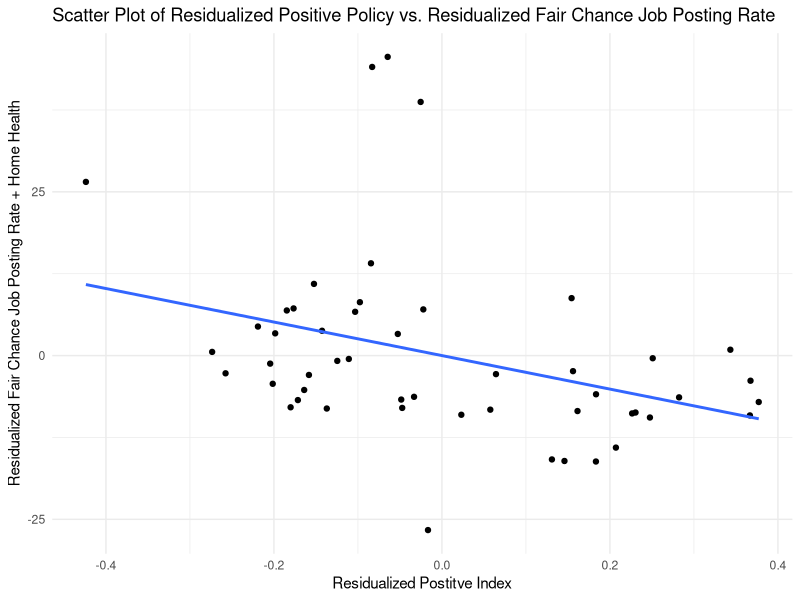
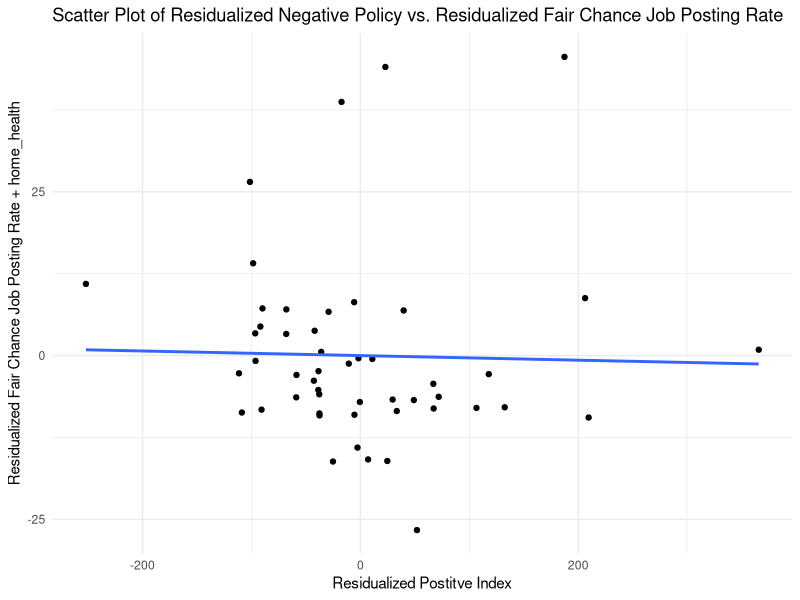

Write the R code that produced these figures, in order.
## ---- chunk 1

library(ggplot2)

# Set parameter to overwrite plots
overwrite_plots = FALSE

# Read in data: get 
pol_indices <- read.csv("regression.csv")
employment_data <- read.csv("wide_complete_industry.csv")
control_data <- read.csv("control_indices.csv")
employ_z_scores <- read.csv("employment_z_scores.csv")
indiv_pol_data <- read.csv("../Policy/PositiveIndex.csv")
indiv_pol_data <- indiv_pol_data[1:50, ]

## ---- chunk 2
# Run a linear model for fair_chance_rate vs the 5 types of control_data
lm_fairchance_controls <- lm(employment_data$avg_home_health ~ control_data$macroeconomy + control_data$socioeconomics + control_data$politics + control_data$diversity + employ_z_scores$edu_employment_z)

# Save the residuals of the model to employment_data$fair_chance_rate_residuals
employment_data$home_health_residuals <- residuals(lm_fairchance_controls)

# Print the summary of the linear model
summary(lm_fairchance_controls)

# Run a linear model for the total positive index vs the 5 types of control_data
lm_model_pos_index <- lm(pol_indices$tot_pos_index ~ control_data$macroeconomy + control_data$socioeconomics + control_data$politics + control_data$diversity + employ_z_scores$edu_employment_z)

# Save the residuals of the model to regression_data$tot_pos_index_residuals
pol_indices$pos_index_residuals <- residuals(lm_model_pos_index)

# Print the summary of the linear model
summary(lm_model_pos_index)

## ---- chunk 3
# Scatter plot of residualized positive policy vs. residualized fair chance job posting rate
plot_residual_pos_vs_fairchance <- ggplot(data = data.frame(y = employment_data$home_health_residuals, x = pol_indices$pos_index_residuals)) +
  geom_point(aes(x = x, y = y)) +
  geom_smooth(aes(x = x, y = y), method="lm", se=FALSE)+
  labs(
    title = "Scatter Plot of Residualized Positive Policy vs. Residualized Fair Chance Job Posting Rate",
    y = "Residualized Fair Chance Job Posting Rate + Home Health",
    x = "Residualized Postitve Index"
  ) +
  theme_minimal()
if (overwrite_plots) {
  pdf("plot_residual_pos_vs_fairchance.pdf")
  print(plot_residual_pos_vs_fairchance)
  dev.off()
}
print(plot_residual_pos_vs_fairchance)
## ---- chunk 4
# Create binary variables for "above or below average" for each measure (Positive Policy Index)
policy_above_avg_pos <- ifelse(pol_indices$pos_index_residuals > 0, "Above Avg", "Below Avg")
employment_above_avg <- ifelse(employment_data$home_health_residuals > 0, "Above Avg", "Below Avg")

# Create a contingency table based on the two categorical variables (Positive Policy Index)
contingency_table_pos <- table(policy_above_avg_pos, employment_above_avg)

# Print the contingency table (Positive Policy Index)
print(contingency_table_pos)

# Run the chi-square test of independence (Positive Policy Index)
chi_squared_result_pos <- chisq.test(contingency_table_pos)

# Print the test result (Positive Policy Index)
print(chi_squared_result_pos)
## ---- chunk 5

# Run a linear model for the total positive index vs the 5 types of control_data
lm_model_neg_index <- lm(pol_indices$neg_combo_index ~ control_data$macroeconomy + control_data$socioeconomics + control_data$politics + control_data$diversity + employ_z_scores$edu_employment_z)

# Save the residuals of the model to regression_data$tot_pos_index_residuals
pol_indices$neg_index_residuals <- residuals(lm_model_neg_index)

# Print the summary of the linear model
summary(lm_model_neg_index)

## ---- chunk 6
# Scatter plot of residualized positive policy vs. residualized fair chance job posting rate
plot_residual_neg_vs_fairchance <- ggplot(data = data.frame(y = employment_data$home_health_residuals, x = pol_indices$neg_index_residuals)) +
  geom_point(aes(x = x, y = y)) +
  geom_smooth(aes(x = x, y = y), method="lm", se=FALSE)+
  labs(
    title = "Scatter Plot of Residualized Negative Policy vs. Residualized Fair Chance Job Posting Rate",
    y = "Residualized Fair Chance Job Posting Rate + home_health",
    x = "Residualized Postitve Index"
  ) +
  theme_minimal()
if (overwrite_plots) {
  pdf("plot_residual_neg_vs_fairchance.pdf")
  print(plot_residual_neg_vs_fairchance)
  dev.off()
}
print(plot_residual_neg_vs_fairchance)
## ---- chunk 7
# Create binary variables for "above or below average" for each measure (Positive Policy Index)
policy_above_avg_neg <- ifelse(pol_indices$neg_index_residuals > 0, "Above Avg", "Below Avg")
employment_above_avg <- ifelse(employment_data$home_health_residuals > 0, "Above Avg", "Below Avg")

# Create a contingency table based on the two categorical variables (Positive Policy Index)
contingency_table_neg <- table(policy_above_avg_neg, employment_above_avg)

# Print the contingency table (Positive Policy Index)
print(contingency_table_neg)

# Run the chi-square test of independence (Positive Policy Index)
chi_squared_result_neg <- chisq.test(contingency_table_pos)

# Print the test result (Positive Policy Index)
print(chi_squared_result_neg)
